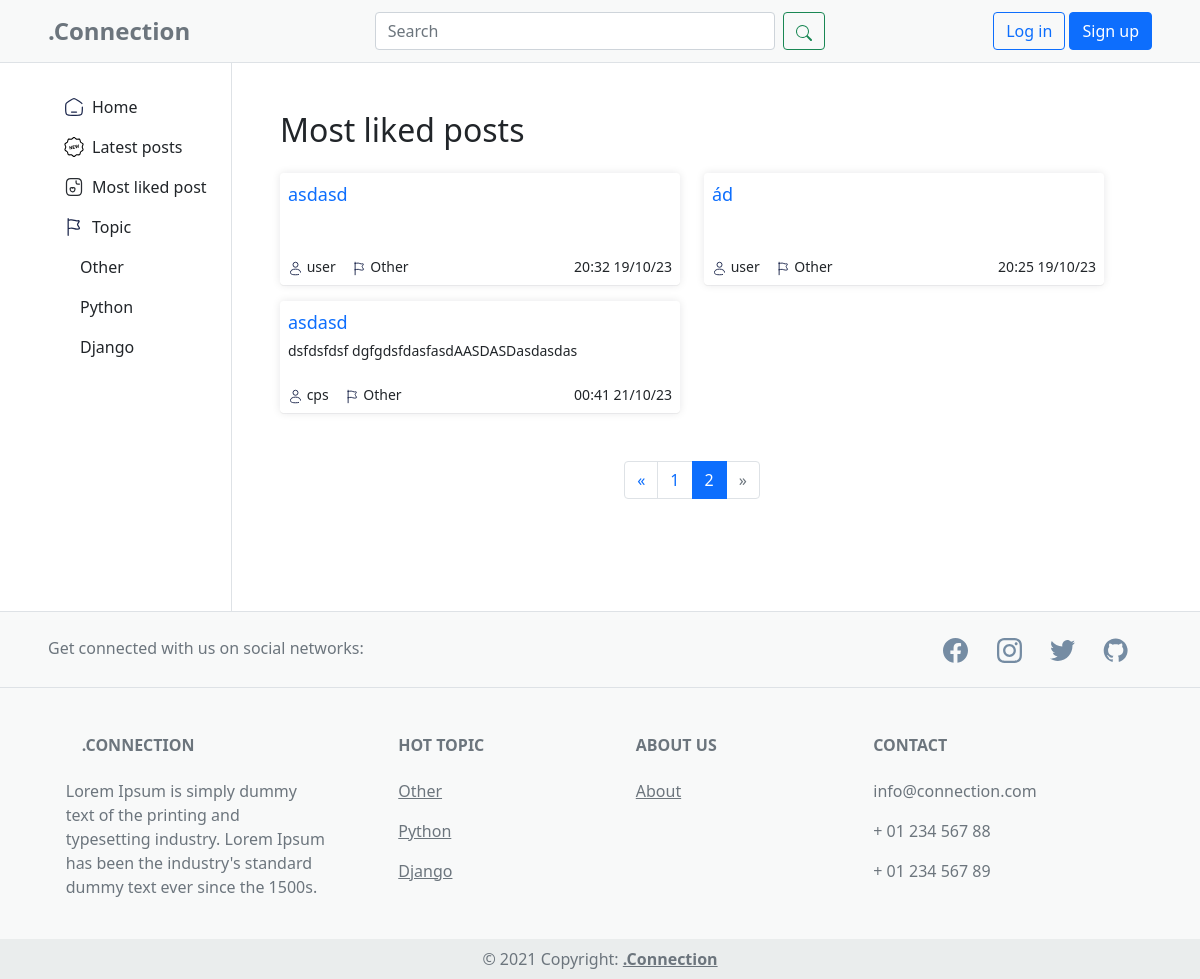
Before: /most_liked_posts/?page=2 with the older database file.
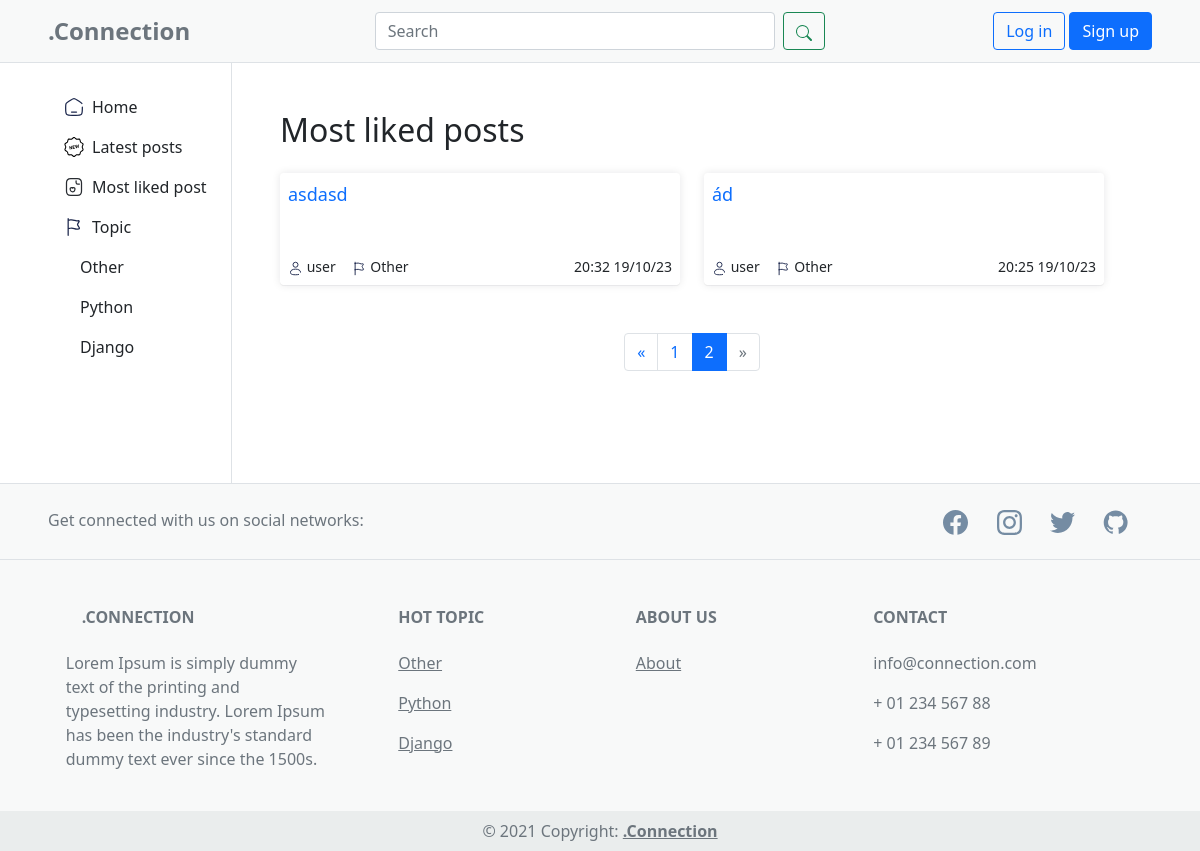
After: the same page with the newer database file.
### app/models.py (models this page shows, shortened)
class Topic(models.Model):
    name = models.CharField(max_length=100)
    def __str__(self):
        return self.name

class Post(models.Model):
    title = models.CharField(max_length=200)
    content = HTMLField()
    user = models.ForeignKey(User, on_delete=models.CASCADE, default=None)
    likes = models.ManyToManyField(User, related_name='liked_posts')
    pub_date = models.DateTimeField(auto_now_add=True)
    topic = models.ForeignKey(Topic, on_delete=models.CASCADE, default=1)

### app/views.py (the view)
# urls.py: path('most_liked_posts/', views.ListPostByLike.as_view(), name='most_liked_posts'),
class ListPostByLike(ListView):
    model = Post
    template_name = 'app/most_liked_posts.html'
    context_object_name = 'most_liked_posts'
    paginate_by = 10
    queryset = Post.objects.annotate(like_count=Count('likes')).order_by('-like_count')
    def get_context_data(self, **kwargs):
        context = super().get_context_data(**kwargs)
        paginator = context['paginator']
        page = self.request.GET.get('page')
        try:
            posts = paginator.get_page(page)
        except EmptyPage:
            posts = paginator.get_page(1)
        current_page = posts.number
        total_pages = paginator.num_pages
        if total_pages <= 5:
            page_range = range(1, total_pages + 1)
        elif current_page <= 3:
            page_range = range(1, 6)
        elif current_page >= total_pages - 2:
            page_range = range(total_pages - 4, total_pages + 1)
        else:
            page_range = range(current_page - 2, current_page + 3)
        context['page_range'] = page_range
        return context

### app/context_processors.py (called while the page is built)
def topics(request):
    topics = Topic.objects.all()
    return {'topics': topics}

### templates/app/most_liked_posts.html (shortened to what this page needs)
{% extends "components/base.html"%}
{% load static %}
{% block extrastyles %}
<link rel="stylesheet" type="text/css" href="{% static 'css/app.css' %}" />
{% endblock extrastyles %}
{% block content %}
<h2>Most liked posts</h2>
<div class="main-body-posts">
  <div class="row">
    {% for post in most_liked_posts %}
    <div class="col-xl-6">
      <div class="rounded p-2 mt-3 post-card">
        <div class="text-truncate mb-1">
          <a class="text-decoration-none text-md" href="{% url 'post' id=post.id %}">{{ post.title }}</a>
        </div>
        <div>
          <p class="m-0 text-truncate text-sm text-wrap post-content">
            {{ post.content|striptags }}
          </p>
          <div class="m-0 mt-1 text-sm d-flex justify-content-between">
            <div class="d-flex gap-3">
              <div>
                <span>{{post.user}}</span>
              </div>
              <div>
                <span>{{post.topic}}</span>
              </div>
            </div>
            <span>{{post.pub_date|date:"H:i d/m/y" }}</span>
          </div>
        </div>
      </div>
    </div>
    {% endfor %}
  </div>
</div>
<nav class="d-flex justify-content-center mt-5" aria-label="Pagination">
  <ul class="pagination">
    {% if page_obj.has_previous %}
    <li class="page-item"><a class="page-link" href="?page={{ page_obj.previous_page_number }}">&laquo;</a></li>
    {% else %}
    <li class="page-item disabled"><span class="page-link">&laquo;</span></li>
    {% endif %}
    {% for i in page_range %}
    {% if page_obj.number == i %}
    <li class="page-item active"><span class="page-link">{{ i }} </span></li>
    {% elif i == page_range.0 or i == page_range.1 or i == page_range|last %}
    <li class="page-item"><a class="page-link" href="?page={{ i }}">{{ i }}</a></li>
    {% endif %}
    {% endfor %}
    {% if page_obj.has_next %}
    <li class="page-item"><a class="page-link" href="?page={{ page_obj.next_page_number }}">&raquo;</a></li>
    {% else %}
    <li class="page-item disabled"><span class="page-link">&raquo;</span></li>
    {% endif %}
  </ul>
</nav>
{% endblock content %}

### templates/components/side.html (shortened to what this page needs)
<div class="col-2 d-none d-lg-block border-end px-0">
  <div class="d-flex flex-column align-items-center align-items-sm-start px-3 pt-2 text-white">
    <ul class="nav nav-pills flex-column mb-sm-auto mb-0 mt-3 align-items-center align-items-sm-start" id="menu">
      <li class="nav-item">
        <a href="{% url "index" %}" class="nav-link align-middle px-0 d-flex align-items-center gap-1">
          <span class="ms-1 d-none d-sm-inline text-dark side-ele">
            Home
          </span>
        </a>
      </li>
      <li>
        <a href="{% url "latest_posts" %}" class="nav-link px-0 align-middle d-flex align-items-center gap-1">
          <span class="ms-1 d-none d-sm-inline text-dark side-ele">Latest posts</span></a>
      </li>
      <li>
        <a href="{% url "most_liked_posts" %}" class="nav-link px-0 align-middle d-flex align-items-center gap-1">
          <span class="ms-1 d-none d-sm-inline text-dark side-ele">Most liked post</span></a>
      </li>
      <li>
        <a href="#submenu1" data-bs-toggle="collapse" class="nav-link px-0 align-middle d-flex align-items-center gap-1">
          <span class="ms-1 d-none d-sm-inline text-dark side-ele">Topic </span>
        </a>
        <ul class="collapse show nav flex-column ms-xxl-5 ms-3" id="submenu1" data-bs-parent="#menu">
          {% for topic in topics %}
          <li class="">
            <a href="{% url "post_by_topic" topic.id %}" class="nav-link px-0">
              <span class="d-none d-sm-inline text-dark side-ele">{{topic}}</span>
            </a>
          </li>
          {% endfor %}
        </ul>
      </li>
    </ul>
  </div>
</div>

### templates/components/footer.html (shortened to what this page needs)
<footer class="text-center text-lg-start footer text-muted">
  <section class="d-flex justify-content-center justify-content-lg-between p-4 px-5 border-bottom">
    <div class="me-5 d-none d-lg-block">
      <span>Get connected with us on social networks:</span>
    </div>
    <div>
      <a href="#" class="me-4 link-secondary text-decoration-none">
      </a>
      <a href="#" class="me-4 link-secondary text-decoration-none">
      </a>
      <a href="#" class="me-4 link-secondary text-decoration-none">
      </a>
      <a href="#" class="me-4 link-secondary text-decoration-none">
      </a>
    </div>
  </section>
  <section class="">
    <div class="container text-center text-md-start mt-5">
      <div class="row mt-3">
        <div class="col-md-3 col-lg-4 col-xl-3 mx-auto mb-4">
          <h6 class="text-uppercase fw-bold mb-4">
            .Connection
          </h6>
          <p>
            Lorem Ipsum is simply dummy text of the printing and typesetting industry. Lorem Ipsum has been the
            industry's standard dummy text ever since the 1500s.
          </p>
        </div>
        <div class="col-md-2 col-lg-2 col-xl-2 mx-auto mb-4">
          <h6 class="text-uppercase fw-bold mb-4">Hot Topic</h6>
          {% for topic in topics %}
          <p>
            <a href="{% url "post_by_topic" topic.id %}" class="text-reset">{{topic}}</a>
          </p>
          {% endfor %}
        </div>
        <div class="col-md-3 col-lg-2 col-xl-2 mx-auto mb-4">
          <h6 class="text-uppercase fw-bold mb-4">About us</h6>
          <p>
            <a href="#!" class="text-reset">About</a>
          </p>
        </div>
        <div class="col-md-4 col-lg-3 col-xl-3 mx-auto mb-md-0 mb-4">
          <h6 class="text-uppercase fw-bold mb-4">Contact</h6>
          <p>
            info@connection.com
          </p>
          <p>
            + 01 234 567 88
          </p>
          <p>
            + 01 234 567 89
          </p>
        </div>
      </div>
    </div>
  </section>
  <div class="text-center p-2" style="background-color: #EAEDED">
    © 2021 Copyright:
    <a class="text-reset fw-bold" href="#">.Connection</a>
  </div>
</footer>

Changed rows visible on the page:
removed Post: title "asdasd", content "dsfdsfdsf dgfgdsfdasfasdAASDASDasdasdas", user "cps", topic "Other", pub_date "00:41 21/10/23"
